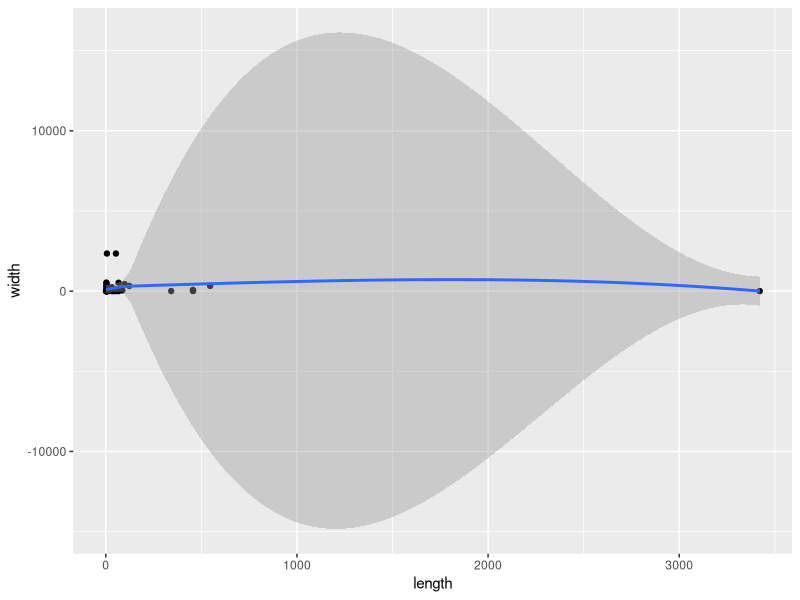
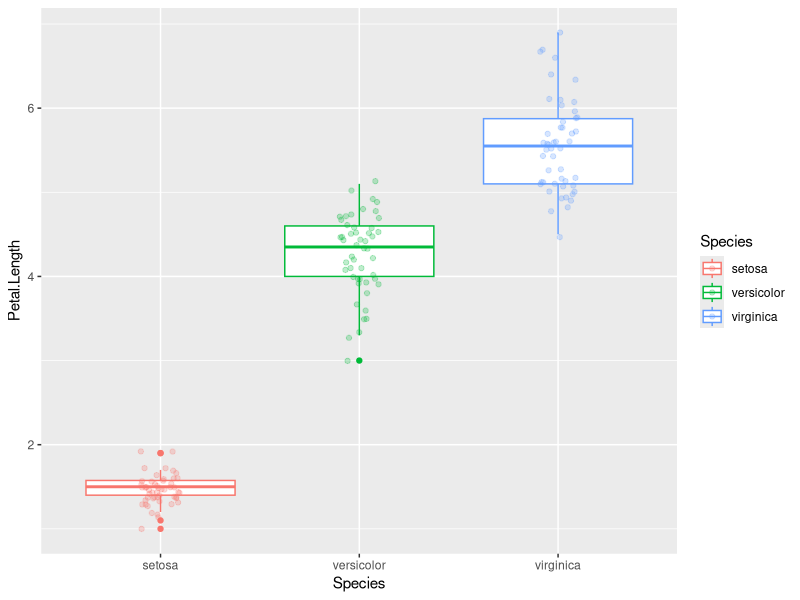
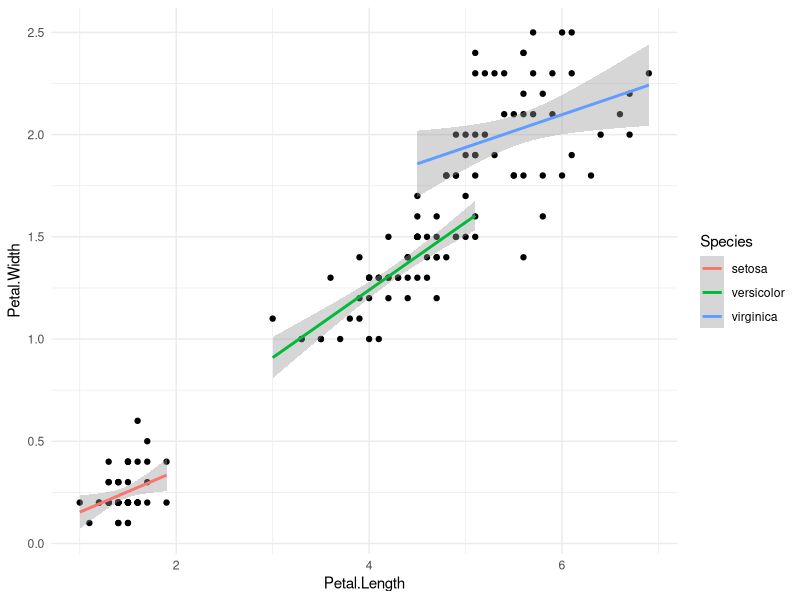
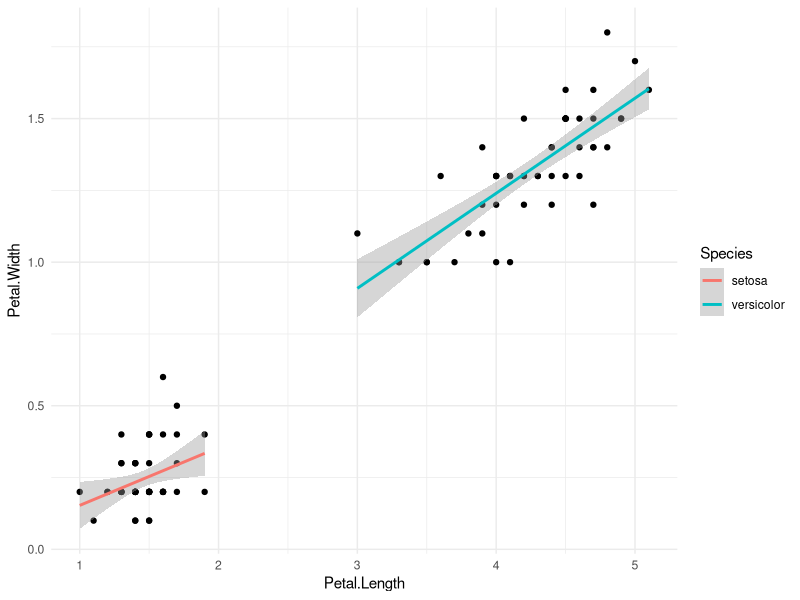

The R source for these figures, in order:
library(tidyverse)

df <- read_csv("Data/rectangles.csv")

glimpse(df)

#pipe operator
mean(df$length)
#ALSO: ctrl + shft + m
df$length%>%
  mean() %>% 
  length() %>% 
  class()
# %>% nextfunction affects previous function's 
#output
#Output of LHS becomes first argument to RHS
#function

df %>% 
  names() %>% 
  nchar()
#"take our data frame, give me the length
  
df %>% names()

#fix width column
df$width <- df$width %>% 
            as.numeric()

# + means new layer
df %>% 
  ggplot(aes(x=length,y=width)) + 
  geom_point() + 
  geom_smooth()

iris %>% names()

iris$Species %>% 
  unique()

iris %>% 
  ggplot(aes(x=Species,y=Petal.Length,color=Species)) + 
  geom_boxplot() + 
  geom_jitter(width = .1,alpha=0.25)

#Boxplot gives median, 5 number summary, q1 to q3, error bars
#good plot--ish

#takeaways
# %>% pipe in, geometric layers, library tools, etc

iris %>% 
  ggplot(aes(x=Petal.Length,y=Petal.Width,color=Species)) +
  geom_point(color="black") +
  geom_smooth(method="lm") +
  theme_minimal()

# "#fff6f5" hex codeeee color

iris[iris$Species != "virginica",] %>% 
  ggplot(aes(x=Petal.Length,y=Petal.Width,color=Species)) +
  geom_point(color="black") +
  geom_smooth(method="lm") +
  theme_minimal()

# ! means NOT equal to. as seen above.
